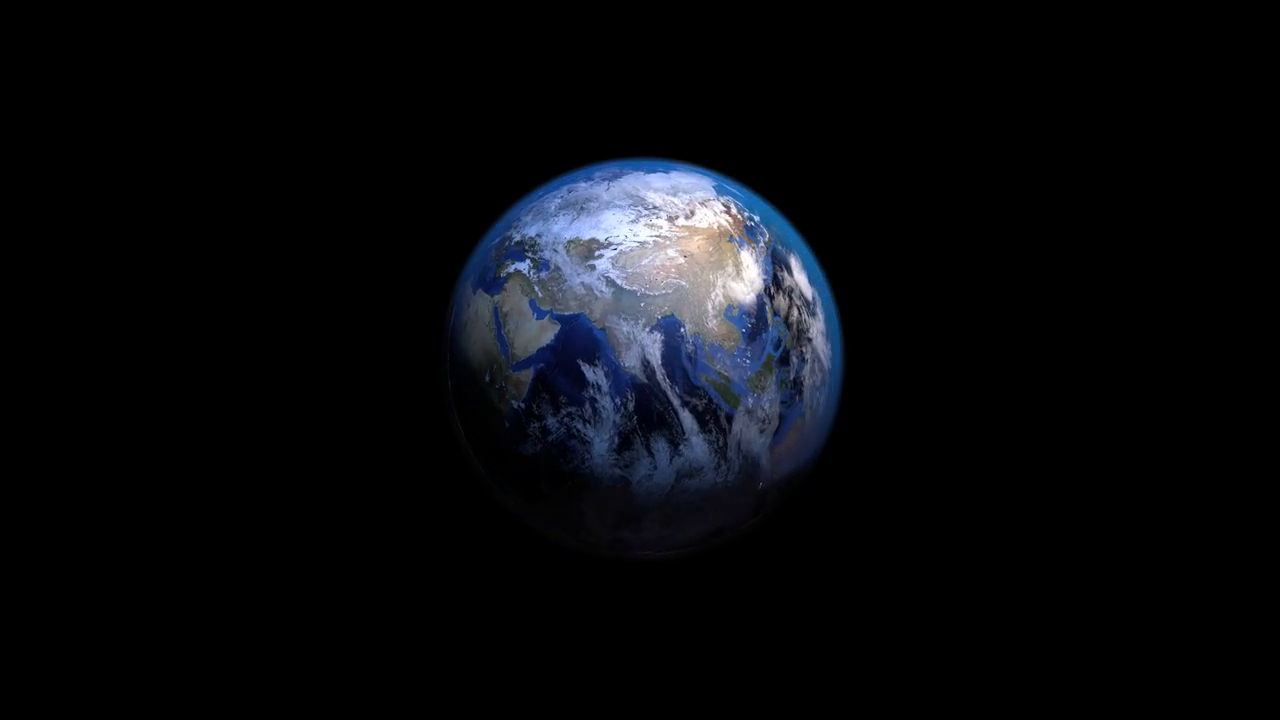
#> input picture frame 60 of Chapter1.2/Earth.avi, 1280 x 720 px, given in place of tracking4.avi, which was not available
$ jupyter execute --allow-errors Chapter1.4.ipynb
#> lines starting #> are read from the running program, lines starting #| are printed output that depends on the picture; after the words box and inside, x2 and y2 are one past the last pixel; in counts of white or black regions, pixels touching at a corner belong together; pictures that were not available may be replaced by others from this repository, and a replacement may not be noted
[cell 1]
import cv2
import numpy as np

[cell 2]
cap = cv2.VideoCapture('tracking4.avi')

while(1):
    # Take each frame
    ret, frame = cap.read()
#> frame is the input picture: shape (720, 1280, 3); mean B, G, R 13, 9.8, 8.5

    if ret :
        hsv = cv2.cvtColor(frame, cv2.COLOR_BGR2HSV)
#> hsv: shape (720, 1280, 3); mean H, S, V 14.9, 16.9, 13.2

        # define range of yellow color in HSV
        lower_yellow = np.array([20, 20, 100])
        upper_yellow = np.array([32,255,255])

       # Threshold the HSV image to get only blue colors
        mask = cv2.inRange(hsv, lower_yellow, upper_yellow)
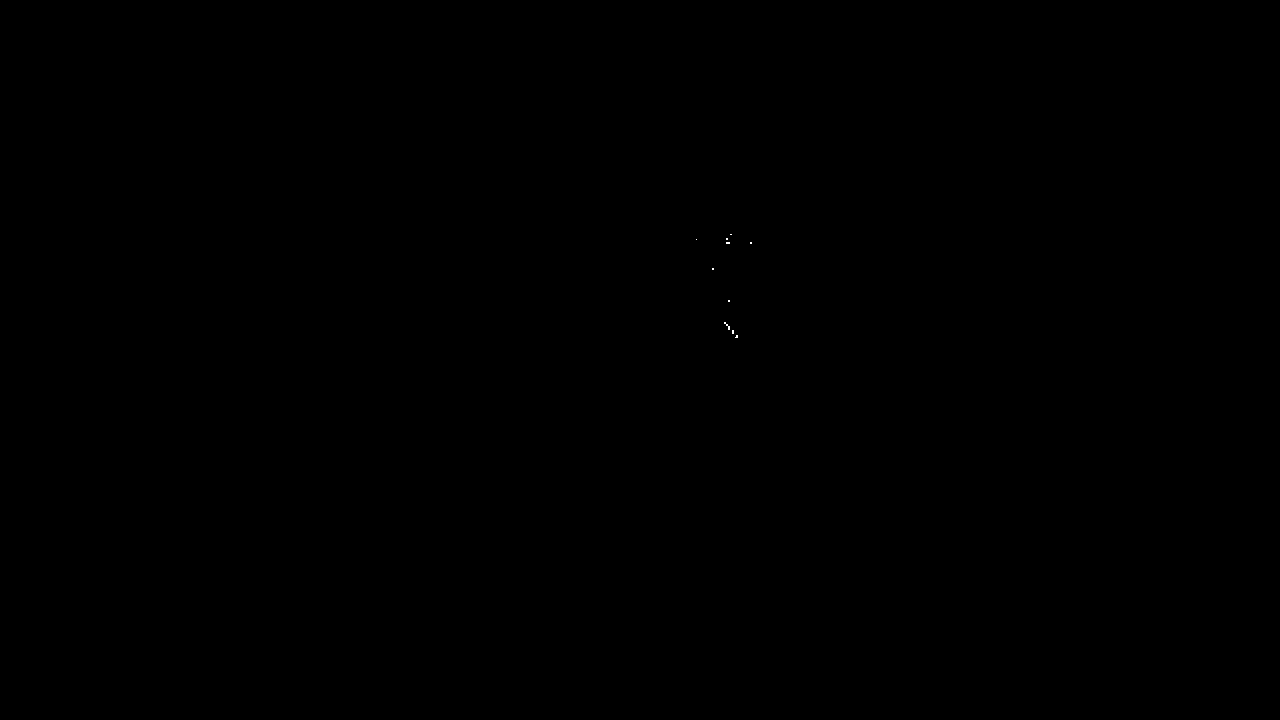
#> mask: shape (720, 1280); 0.01% white in thin lines or dots, all inside (x1, y1, x2, y2) = (696, 234, 752, 338)

        # Bitwise-AND mask and original image
        res = cv2.bitwise_and(frame,frame, mask= mask)

        cv2.imshow('frame',frame)
        cv2.imshow('mask',mask)
        cv2.imshow('res',res)

    else :
        break

    k = cv2.waitKey(5) & 0xFF
#> (key Esc is pressed here)

    if k == 27:
        break

cv2.destroyAllWindows()

[cell 3]
flags = [i for i in dir(cv2) if i.startswith('COLOR_')]
print(flags)

[cell 4]
import cv2
import numpy as np
from matplotlib import pyplot as plt

img = cv2.imread('gray.png',0)
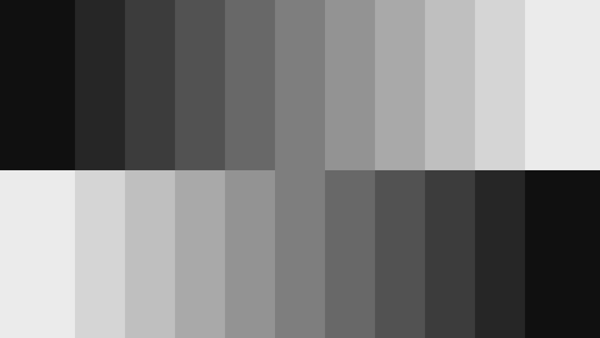
#> input picture Chapter1.4/gray.png, 600 x 338 px
#> img is the input picture: shape (338, 600); min 6, max 245, mean 125.5
ret,thresh1 = cv2.threshold(img,127,255,cv2.THRESH_BINARY)
#> thresh1: shape (338, 600); 45.8% white; 2 white regions, box (x1, y1, x2, y2) and area: (325, 0, 600, 170) 46750, (0, 170, 275, 338) 46200
ret,thresh2 = cv2.threshold(img,127,255,cv2.THRESH_BINARY_INV)

ret,thresh3 = cv2.threshold(img,127,255,cv2.THRESH_TRUNC)
ret,thresh4 = cv2.threshold(img,127,255,cv2.THRESH_TOZERO)
ret,thresh5 = cv2.threshold(img,127,255,cv2.THRESH_TOZERO_INV)

titles = ['Original Image','BINARY','BINARY_INV','TRUNC','TOZERO','TOZERO_INV']
images = [img, thresh1, thresh2, thresh3, thresh4, thresh5]

plt.figure(figsize=(10,5))

for i in range(6):
    plt.subplot(2,3,i+1),plt.imshow(images[i],'gray')
    plt.title(titles[i])
    plt.xticks([]),plt.yticks([])

plt.show()

[cell 5]
import cv2
import numpy as np
from matplotlib import pyplot as plt

img = cv2.imread('apple.jpeg',0)
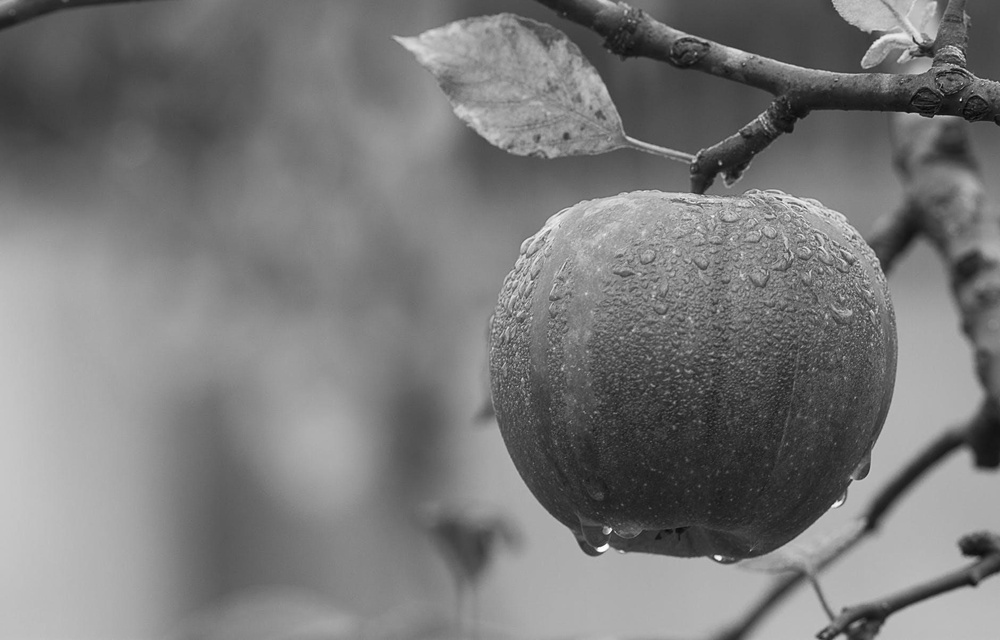
#> input picture Chapter1.4/apple.jpeg, 1000 x 640 px, shrunk from 1880 x 1204 before the run
#> img is the input picture: shape (640, 1000); min 1, max 255, mean 121.2
ret,thresh1 = cv2.threshold(img,127,255,cv2.THRESH_BINARY)
#> thresh1: shape (640, 1000); 46.9% white; 1021 white regions (968 under 20 px), largest, box (x1, y1, x2, y2) and area: (0, 14, 984, 640) 261923, (814, 450, 1000, 619) 14720, (873, 573, 1000, 640) 5257
ret,thresh2 = cv2.threshold(img,127,255,cv2.THRESH_BINARY_INV)

ret,thresh3 = cv2.threshold(img,127,255,cv2.THRESH_TRUNC)
#> thresh3: shape (640, 1000)
ret,thresh4 = cv2.threshold(img,127,255,cv2.THRESH_TOZERO)
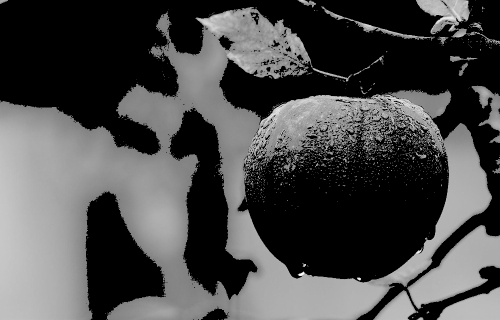
#> thresh4: shape (640, 1000) (shown at 1/2 size); min 0, max 255, mean 74.1
ret,thresh5 = cv2.threshold(img,127,255,cv2.THRESH_TOZERO_INV)
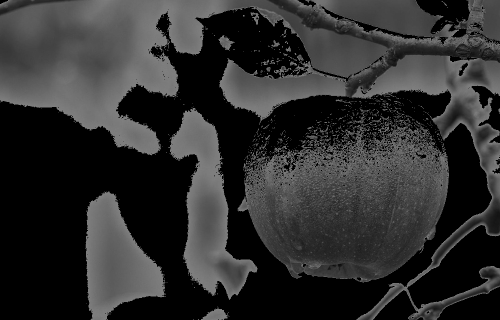
#> thresh5: shape (640, 1000) (shown at 1/2 size); min 0, max 127, mean 47.1

titles = ['Original Image','BINARY','BINARY_INV','TRUNC','TOZERO','TOZERO_INV']
images = [img, thresh1, thresh2, thresh3, thresh4, thresh5]

plt.figure(figsize=(10,5))

for i in range(6):
    plt.subplot(2,3,i+1),plt.imshow(images[i],'gray')
    plt.title(titles[i])
    plt.xticks([]),plt.yticks([])

plt.show()

[cell 6]
img = cv2.imread('sudoku.jpg',0)
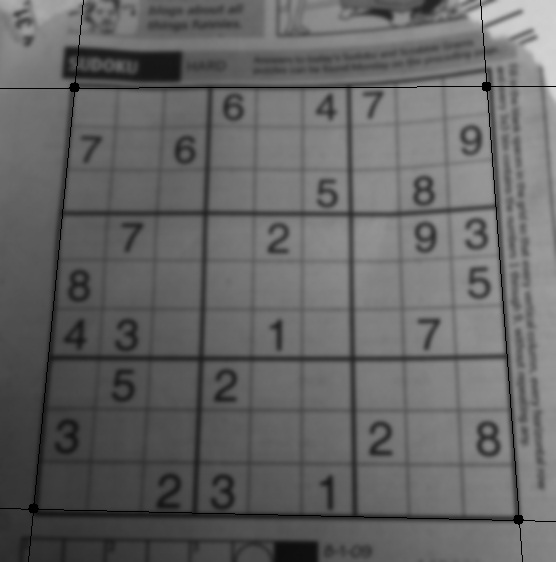
#> input picture Chapter1.4/sudoku.jpg, 556 x 562 px
#> img is the input picture: shape (562, 556); min 0, max 213, mean 100.8
img = cv2.medianBlur(img, 5)

ret,th1 = cv2.threshold(img,127,255,cv2.THRESH_BINARY)
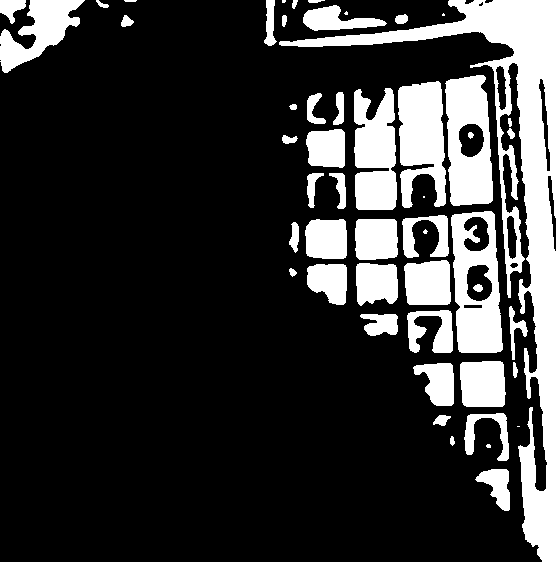
#> th1: shape (562, 556); 20.8% white; 52 white regions (7 under 20 px), largest, box (x1, y1, x2, y2) and area: (279, 0, 556, 562) 22300, (451, 211, 503, 353) 4774, (445, 75, 493, 206) 4627
th2 = cv2.adaptiveThreshold(img,255,cv2.ADAPTIVE_THRESH_MEAN_C,\
        cv2.THRESH_BINARY,11,2)
#> th2: shape (562, 556); 76.5% white; 254 black regions (145 under 20 px), largest, box (x1, y1, x2, y2) and area: (28, 66, 524, 525) 19942, (361, 365, 507, 510) 2746, (205, 367, 347, 509) 2580
th3 = cv2.adaptiveThreshold(img,255,cv2.ADAPTIVE_THRESH_GAUSSIAN_C,\
        cv2.THRESH_BINARY,11,2)
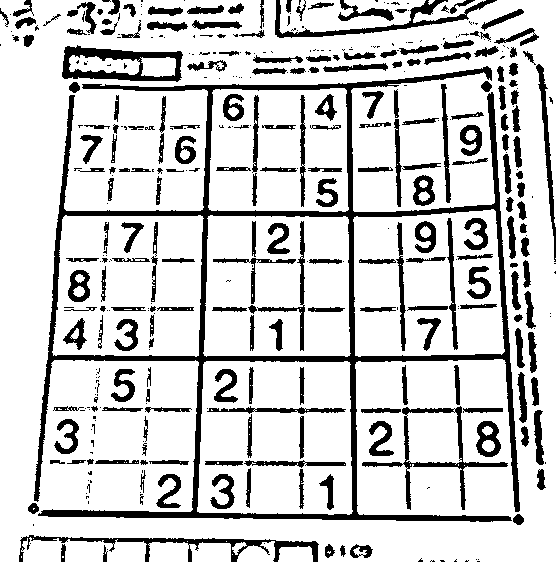
#> th3: shape (562, 556); 81% white; 412 black regions (193 under 20 px), largest, box (x1, y1, x2, y2) and area: (34, 66, 520, 522) 18049, (62, 45, 183, 82) 1927, (19, 535, 319, 562) 1780

titles = ['Original Image', 'Global Thresholding (v = 127)',
            'Adaptive Mean Thresholding', 'Adaptive Gaussian Thresholding']
images = [img, th1, th2, th3]

plt.figure(figsize=(12,6))

for i in range(4):
    plt.subplot(2,2,i+1),plt.imshow(images[i],'gray')
    plt.title(titles[i])
    plt.xticks([]),plt.yticks([])
plt.show()

[cell 7]
img = cv2.imread('sIMG_2168.jpg',0)
#> (the rest of this cell did not finish here and is left out)

[cell 8]
img = cv2.imread('sIMG_2177.jpg',0)
#> (the rest of this cell did not finish here and is left out)

[cell 9]
img = cv2.imread('sIMG_2180.jpg',0)
#> (the rest of this cell did not finish here and is left out)

[cell 10]
img = cv2.imread('sIMG_2180.jpg',0)

# global thresholding
ret1,th1 = cv2.threshold(img,127,255,cv2.THRESH_BINARY)

# Otsu's thresholding
ret2,th2 = cv2.threshold(img,0,255,cv2.THRESH_BINARY+cv2.THRESH_OTSU)
#> ret2 = 0

# Otsu's thresholding after Gaussian filtering
#> (the rest of this cell did not finish here and is left out)

$ run again, starting later in the video
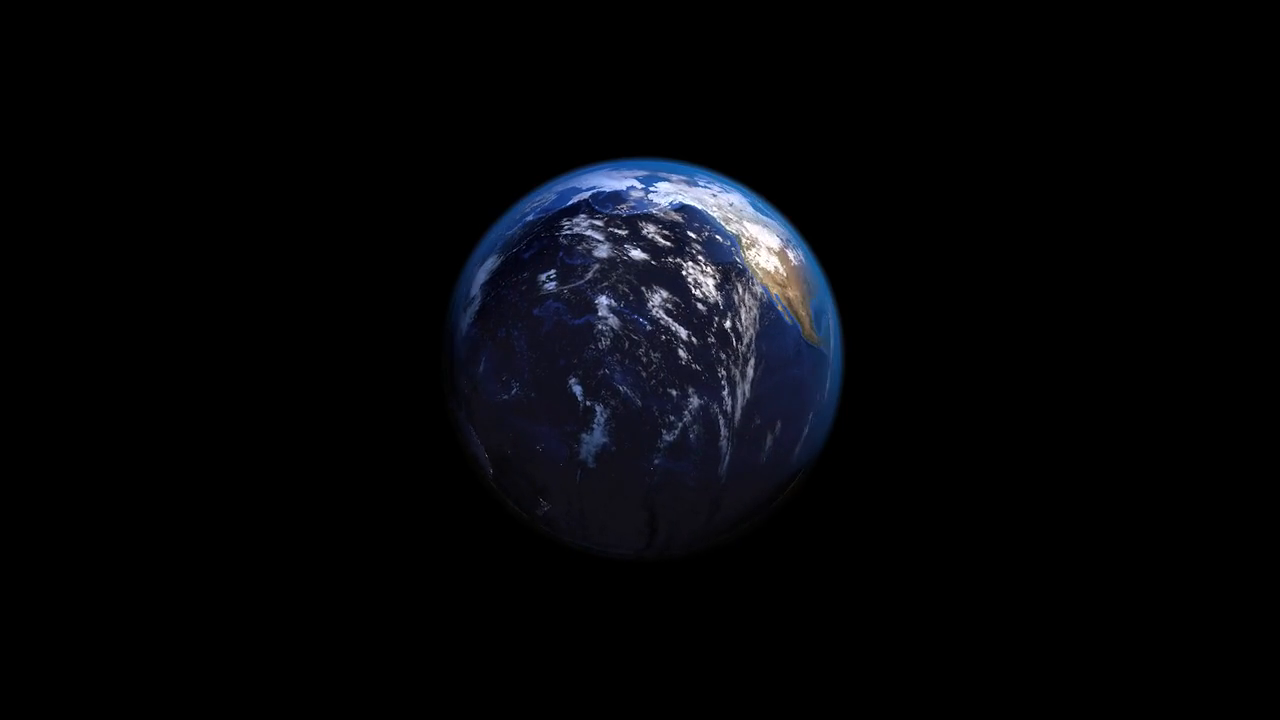
#> input picture frame 270 of Chapter1.2/Earth.avi, 1280 x 720 px, given in place of tracking4.avi, which was not available
#> frame is the input picture: shape (720, 1280, 3); mean B, G, R 9.1, 6.1, 5.3
#> hsv: shape (720, 1280, 3); mean H, S, V 16.1, 17.8, 9.2
#> mask: shape (720, 1280); 0.02% white in thin lines or dots, all inside (x1, y1, x2, y2) = (742, 244, 800, 316)
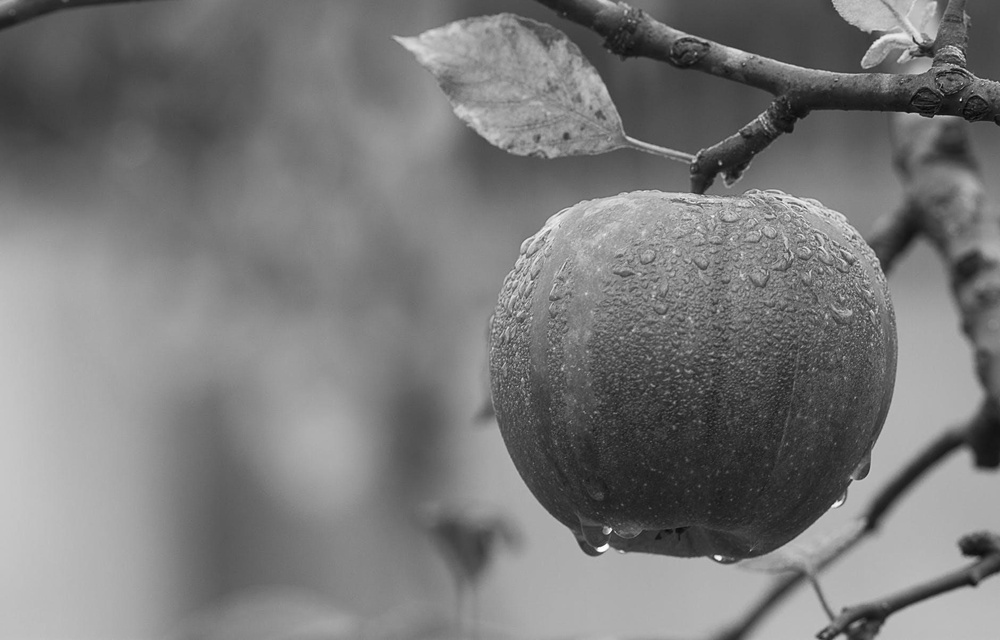
#> input picture Chapter1.4/apple.jpeg, 1000 x 640 px, shrunk from 1880 x 1204 before the run
#> img is the input picture: shape (640, 1000); min 1, max 255, mean 121.2
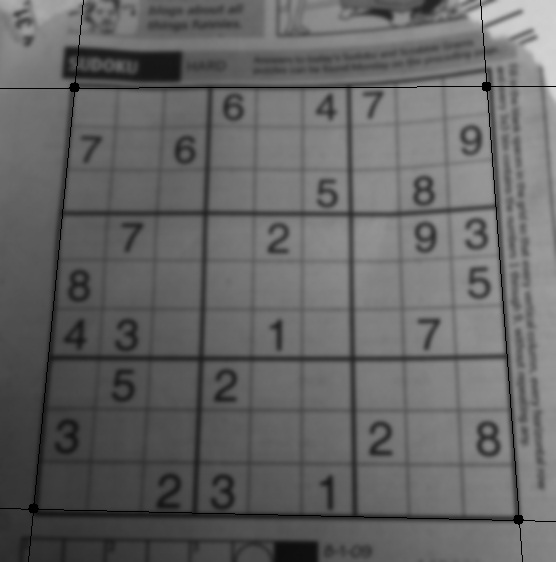
#> input picture Chapter1.4/sudoku.jpg, 556 x 562 px
#> img is the input picture: shape (562, 556); min 0, max 213, mean 100.8
#> th1: shape (562, 556); 20.8% white; 52 white regions (7 under 20 px), largest, box (x1, y1, x2, y2) and area: (279, 0, 556, 562) 22300, (451, 211, 503, 353) 4774, (445, 75, 493, 206) 4627
#> th2: shape (562, 556); 76.5% white; 254 black regions (145 under 20 px), largest, box (x1, y1, x2, y2) and area: (28, 66, 524, 525) 19942, (361, 365, 507, 510) 2746, (205, 367, 347, 509) 2580
#> th3: shape (562, 556); 81% white; 412 black regions (193 under 20 px), largest, box (x1, y1, x2, y2) and area: (34, 66, 520, 522) 18049, (62, 45, 183, 82) 1927, (19, 535, 319, 562) 1780
#> ret2 = 0

$ run again, starting later in the video
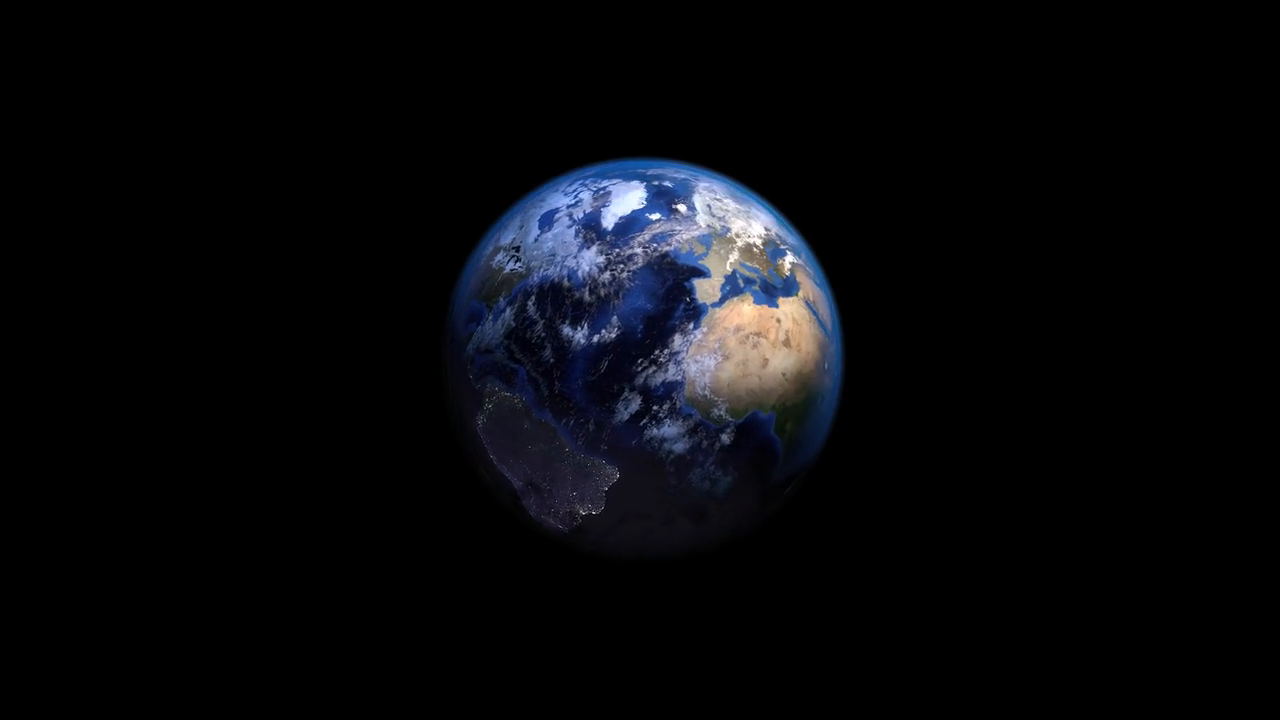
#> input picture frame 480 of Chapter1.2/Earth.avi, 1280 x 720 px, given in place of tracking4.avi, which was not available
#> frame is the input picture: shape (720, 1280, 3); mean B, G, R 11.5, 8.5, 7.7
#> hsv: shape (720, 1280, 3); mean H, S, V 14.7, 18.1, 12.1
#> mask: shape (720, 1280); 0.04% white in thin lines or dots, all inside (x1, y1, x2, y2) = (702, 240, 800, 310)
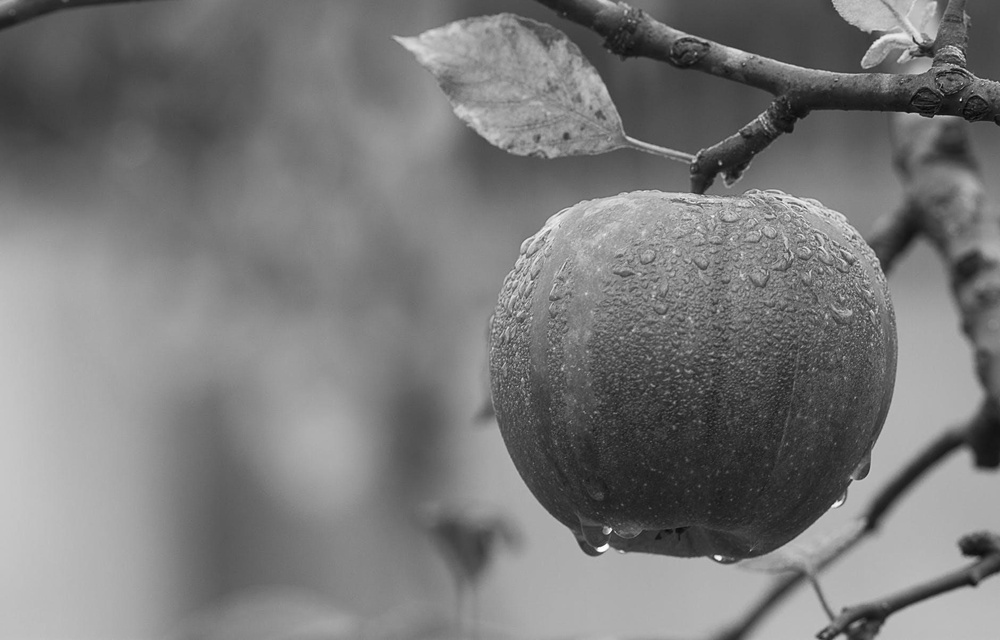
#> input picture Chapter1.4/apple.jpeg, 1000 x 640 px, shrunk from 1880 x 1204 before the run
#> img is the input picture: shape (640, 1000); min 1, max 255, mean 121.2
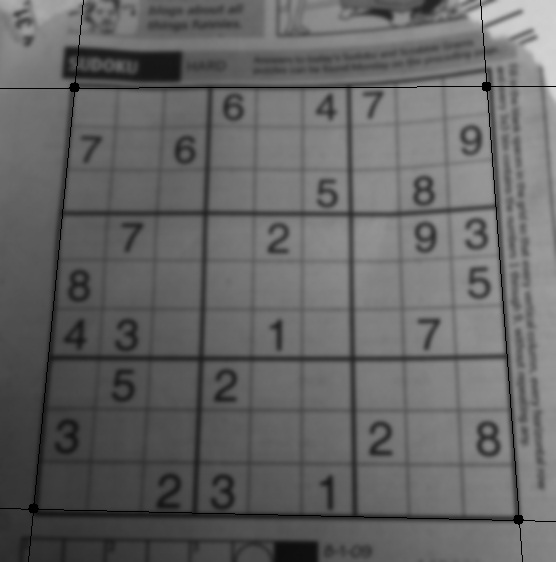
#> input picture Chapter1.4/sudoku.jpg, 556 x 562 px
#> img is the input picture: shape (562, 556); min 0, max 213, mean 100.8
#> th1: shape (562, 556); 20.8% white; 52 white regions (7 under 20 px), largest, box (x1, y1, x2, y2) and area: (279, 0, 556, 562) 22300, (451, 211, 503, 353) 4774, (445, 75, 493, 206) 4627
#> th2: shape (562, 556); 76.5% white; 254 black regions (145 under 20 px), largest, box (x1, y1, x2, y2) and area: (28, 66, 524, 525) 19942, (361, 365, 507, 510) 2746, (205, 367, 347, 509) 2580
#> th3: shape (562, 556); 81% white; 412 black regions (193 under 20 px), largest, box (x1, y1, x2, y2) and area: (34, 66, 520, 522) 18049, (62, 45, 183, 82) 1927, (19, 535, 319, 562) 1780
#> ret2 = 0
